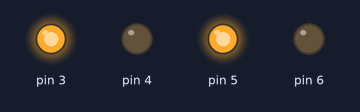
This sketch was run on a simulated Arduino Uno, built with avr-gcc and run on an emulated ATmega328P. Shown: output pins drawn as LEDs (lit = HIGH).

Above: at 0.4 s.
At 2.2 s:
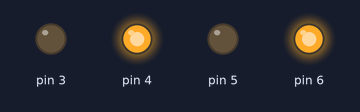
Timing chart, 0 to 3.0 s (numbered marks = the images above):
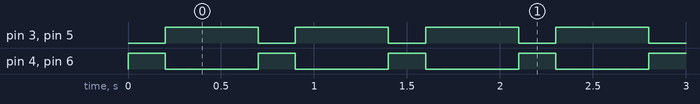

Measured:
- by itself, pin 3, pin 5: alternates HIGH for 0.50 s and LOW for 0.20 s
- by itself, pin 4, pin 6: alternates HIGH for 0.20 s and LOW for 0.50 s

The sketch:

20220316_Arduino_V3.ino
```cpp
void setup()
{
Serial.begin(9600);
pinMode(6,OUTPUT);//馬達
pinMode(5,OUTPUT);
pinMode(4,OUTPUT);
pinMode(3,OUTPUT);
/*
pinMode(10,OUTPUT);
pinMode(11,OUTPUT);
*/
}

void loop() {
digitalWrite(6,HIGH);
digitalWrite(5,LOW);
digitalWrite(4,HIGH);
digitalWrite(3,LOW);
delay(200);
digitalWrite(6,LOW);
digitalWrite(5,HIGH);
digitalWrite(4,LOW);
digitalWrite(3,HIGH);
delay(500);
/*
analogWrite(10,200);
analogWrite(11,200);
Serial.print("GO" );
*/
}
```
